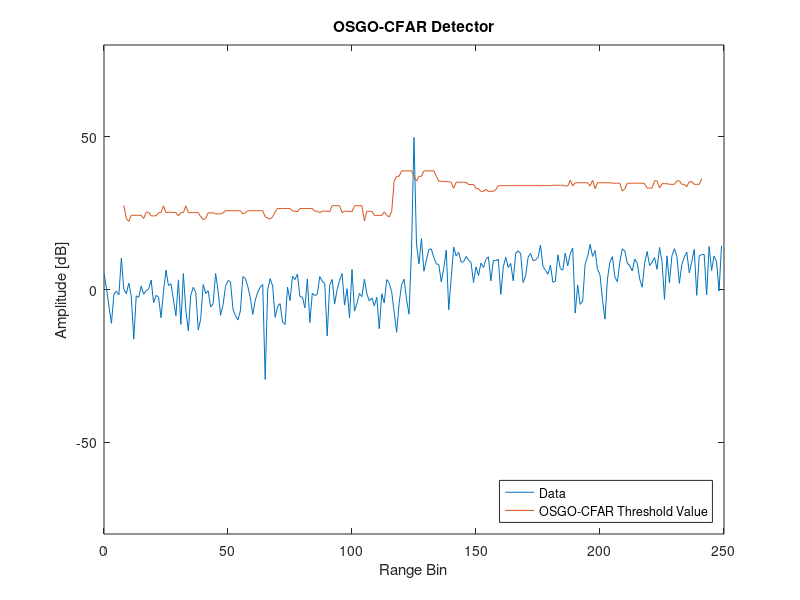

This figure's MATLAB source:
%% File information
% Written by M. Y. Martin (MRTMOG014)
% EEE4022S (2018)
% OSGO_CFAR_Threshold.m: Simulate OSGO-CFAR detector with Gaussian data

%% OSGO-CFAR detector
clc;
close all;
clear;

% define inputs and parameters
D = 250;                                % length of data; number of samples
N = 16;                                 % length of window
Np = 1;                                 % number of pulses
j = 1i;                                 % use j as sqrt(-1)
PFA = 10^-6;                            % desired PFA
SNRdB = 20;                             % SNR in Decibels
SNR = 10^(SNRdB/10);                    % Decibels to linear SNR
k = round(5*N/12);                      % k-factor for OS-CFAR

% include multiple targets
t = 1;                                  % number of targets and interfering targets (max 3); default is 1

% include clutter edge
v = 10;                                  % variance of noise in clutter edge; v = 1 => no clutter edge (default)
d = -1;                                  % number of samples from centre to clutter edge start (distance)

% 1xD matrix of complex Gaussian noise: (I + jQ)/sqrt(2); v scales second part => clutter edge
noise = [((randn(1,(D/2) + d) + j.*randn(1,(D/2) + d))/sqrt(2)),(sqrt(v)*(randn(1,(D/2) - d) + j.*randn(1,(D/2) - d))/sqrt(2))];
    
% insert target(s)
target_voltage = sqrt(SNR);
target_signal = target_voltage*(randn(1,t) + j.*randn(1,t))/sqrt(2);
signal = noise; % noise only; H0
for y = 0:(t - 1)   % update signal with targets from centre of data at intervals of 3 samples ???
    signal((D/2) + 1 + 3*y) = (signal((D/2) + 1 + 3*y) + target_signal(y + 1)).^2;  % H1
end

% compute OSGO-CFAR interference statistic 'g'
g = zeros(D,1);
for CUT = (N/2 + 1):1:(D - N/2)    % first N/2 and last N/2 samples in signal will NOT become the CUT (eg. 9 to 392)
    lagging_sorted = sort(signal((CUT - N/2):(CUT - 1)));    % sort lagging window samples in ascending order
    leading_sorted = sort(signal((CUT + 1):(CUT + N/2)));    % sort leading window samples in ascending order
    if leading_sorted(k) > lagging_sorted(k)
        g(CUT) = leading_sorted(k);
    else
        g(CUT) = lagging_sorted(k);
    end
end

% compute OS-CFAR constant 'a' for desired PFA
PFA_error = inf;

for a_i = 0:0.05:100
    PFA_temp = 0;
    
    for m = 0:((N/2) - k)
        for p = 0:((N/2) - k)
            PFA_temp = PFA_temp + (factorial(((N/2) - k))./(factorial(m).*factorial((N/2) - k - m))).*...
                (factorial(((N/2) - k))./(factorial(p).*factorial((N/2) - k - p))).*...
                ((-1).^(N - (2*k) - m - p)./((N/2) - p)).*...
                (gamma(N - m - p).*gamma(a_i + 1)./gamma(N - m - p + a_i + 1));
        end
    end
    
    PFA_temp = (2*(k.^2)*(factorial(N/2)./(factorial((N/2) - k).*factorial(k))).^2).*PFA_temp;
    
    if abs(PFA_temp - PFA) < PFA_error
        a = a_i;
        PFA_error = abs(PFA_temp - PFA);
    end
end

% compute detection threshold 'T'
T = a.*g;

% plot the threshold and noise
x = 0:(D - 1); % x-axis sample number
figure;
plot(x,20*log10(signal),x,20*log10(T));
xlabel('Range Bin');
ylabel('Amplitude [dB]');
ylim([-80 80]);
title('OSGO-CFAR Detector');
lgd = legend('Data','OSGO-CFAR Threshold Value');
set(lgd,'Location','SouthEast');
